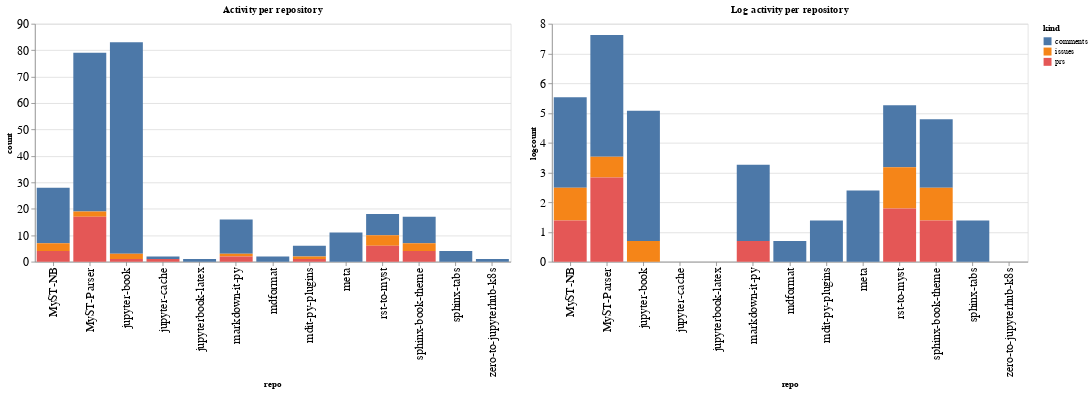

Notebook source saved alongside this figure:
### Code cell
ch1 = alt.Chart(repo_summaries, width=600, title="Activity per repository").mark_bar().encode(
    x='repo',
    y='count',
    color='kind',
    tooltip="kind"
)

ch2 = alt.Chart(repo_summaries, width=600, title="Log activity per repository").mark_bar().encode(
    x='repo',
    y='logcount',
    color='kind',
    tooltip="kind"
)

ch1 | ch2

### Figure 1 — Vega-Lite specification as saved in the notebook (floating-point values rounded to 4 significant figures)
{"config": {"axisLeft": {"labelFontSize": 15}, "axisBottom": {"labelFontSize": 15}}, "hconcat": [{"mark": "bar", "encoding": {"color": {"type": "nominal", "field": "kind"}, "tooltip": {"type": "nominal", "field": "kind"}, "x": {"type": "nominal", "field": "repo"}, "y": {"type": "quantitative", "field": "count"}}, "title": "Activity per repository", "width": 600}, {"mark": "bar", "encoding": {"color": {"type": "nominal", "field": "kind"}, "tooltip": {"type": "nominal", "field": "kind"}, "x": {"type": "nominal", "field": "repo"}, "y": {"type": "quantitative", "field": "logcount"}}, "title": "Log activity per repository", "width": 600}], "data": {"name": "data-59a1bdb8c086c5dbf7b1e64521005382"}, "$schema": "https://vega.github.io/schema/vega-lite/v4.8.1.json", "datasets": {"data-59a1bdb8c086c5dbf7b1e64521005382": [{"repo": "MyST-NB", "kind": "comments", "count": 21, "logcount": 3.045}, {"repo": "MyST-NB", "kind": "issues", "count": 3, "logcount": 1.099}, {"repo": "MyST-NB", "kind": "prs", "count": 4, "logcount": 1.386}, {"repo": "MyST-Parser", "kind": "comments", "count": 60, "logcount": 4.094}, {"repo": "MyST-Parser", "kind": "issues", "count": 2, "logcount": 0.6931}, {"repo": "MyST-Parser", "kind": "prs", "count": 17, "logcount": 2.833}, {"repo": "jupyter-book", "kind": "comments", "count": 80, "logcount": 4.382}, {"repo": "jupyter-book", "kind": "issues", "count": 2, "logcount": 0.6931}, {"repo": "jupyter-book", "kind": "prs", "count": 1, "logcount": 0.0}, {"repo": "jupyter-cache", "kind": "comments", "count": 1, "logcount": 0.0}, {"repo": "jupyter-cache", "kind": "prs", "count": 1, "logcount": 0.0}, {"repo": "jupyterbook-latex", "kind": "comments", "count": 1, "logcount": 0.0}, {"repo": "markdown-it-py", "kind": "comments", "count": 13, "logcount": 2.565}, {"repo": "markdown-it-py", "kind": "issues", "count": 1, "logcount": 0.0}, {"repo": "markdown-it-py", "kind": "prs", "count": 2, "logcount": 0.6931}, {"repo": "mdformat", "kind": "comments", "count": 2, "logcount": 0.6931}, {"repo": "mdit-py-plugins", "kind": "comments", "count": 4, "logcount": 1.386}, {"repo": "mdit-py-plugins", "kind": "issues", "count": 1, "logcount": 0.0}, {"repo": "mdit-py-plugins", "kind": "prs", "count": 1, "logcount": 0.0}, {"repo": "meta", "kind": "comments", "count": 11, "logcount": 2.398}, {"repo": "rst-to-myst", "kind": "comments", "count": 8, "logcount": 2.079}, {"repo": "rst-to-myst", "kind": "issues", "count": 4, "logcount": 1.386}, {"repo": "rst-to-myst", "kind": "prs", "count": 6, "logcount": 1.792}, {"repo": "sphinx-book-theme", "kind": "comments", "count": 10, "logcount": 2.303}, {"repo": "sphinx-book-theme", "kind": "issues", "count": 3, "logcount": 1.099}, {"repo": "sphinx-book-theme", "kind": "prs", "count": 4, "logcount": 1.386}, {"repo": "sphinx-tabs", "kind": "comments", "count": 4, "logcount": 1.386}, {"repo": "zero-to-jupyterhub-k8s", "kind": "comments", "count": 1, "logcount": 0.0}]}}
